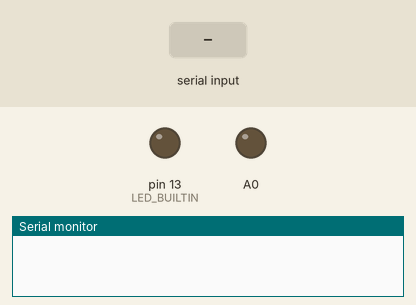
This sketch was run on a simulated Arduino Uno, built with avr-gcc and run on an emulated ATmega328P. Shown: output pins drawn as LEDs (lit = HIGH), the last lines printed to the serial monitor. Dashed ring = blinking. Inputs (shaded band) come from the test bench.

Above: at 1.2 s.
1.3 s: "90,45\n" received over Serial
At 2.1 s:
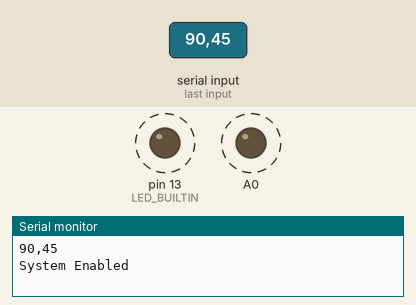
Timing chart, 0 to 10.3 s (numbered marks = the images above; inputs shaded):
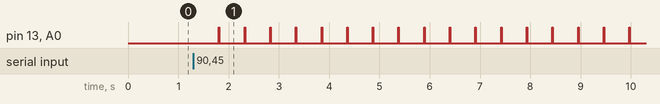

The sketch:

Com2Arduino.ino
```cpp
  // Com2Arduino
  // Created by Andrew Burke
  // Help can be found by emailing rubyartificial@gmail.com

  String iBytes;


  void setup()
{
  Serial.begin(9600);
  pinMode(LED_BUILTIN, OUTPUT);
  pinMode(A0, OUTPUT);
}


void loop() {

  if (Serial.available() > 0 )
{
  iBytes = Serial.readStringUntil(10);
  Serial.println(iBytes);

// Ensures user errors case errors are ignored
  iBytes.toUpperCase();
  String intBytes ;

// Below are the commands you can issue from PC. Adding more commands here, automatically allows those commands to be called from Com2Arduino.

// Entering a number in com2arduino will blink an led (connected to arduino pin A0 and ground, and also builtin) that number of times.
  int n;
  for(n = 0; n < iBytes.toInt(); ++n)
{
}
  for(int i = 0; i < n; ++i)
{
  delay(500);
  digitalWrite(LED_BUILTIN, HIGH);
  digitalWrite(A0, HIGH);
  delay(10);
  digitalWrite(A0, LOW);
  digitalWrite(LED_BUILTIN, LOW);
  Serial.println("System Enabled");
}

// Turns Built in LED/A0 on. Be sure if you use this, you connect to a resistor to prevent that LED from burning out as its sending 5v  across your LED.
  if (iBytes == "HEYBABE")
{
  digitalWrite(LED_BUILTIN, HIGH);
  digitalWrite(A0, HIGH);
  Serial.println("System Enabled");
}

// Turns Built in LED/A0 off
  if (iBytes == "OFF")
{
  digitalWrite(LED_BUILTIN, LOW);
  digitalWrite(A0, LOW);
  Serial.println("System Disabled");
}

}
}
```

Measured:
- after the input at 1.3 s, pin 13 (LED_BUILTIN), A0: alternates HIGH for 0.01 s and LOW for 0.50 s, starting after 0.51 s
